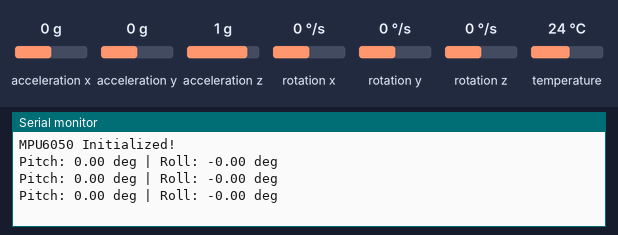
Simulated run of this sketch. Board: ESP32. Shown: the last lines printed to the serial monitor. The test bench sets the inputs (shaded band); at power-on: acceleration x 0 g, acceleration y 0 g, acceleration z 1 g, rotation x 0 °/s, rotation y 0 °/s, rotation z 0 °/s, temperature 24 °C.

Above: at 1.3 s.
1.4 s: acceleration x set to -1.4 g
At 1.9 s:
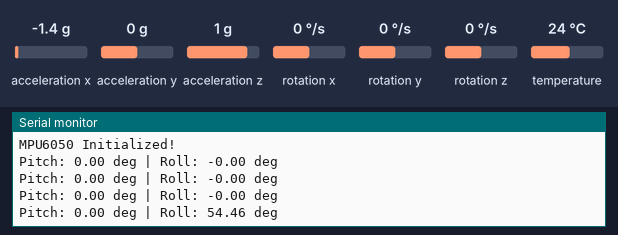
2.9 s: acceleration y set to -1.4 g
At 3.4 s:
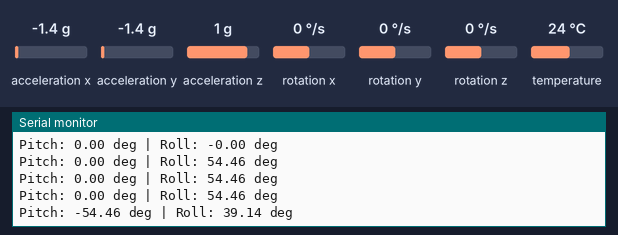
4.4 s: acceleration z set to -1.4 g
At 4.9 s:
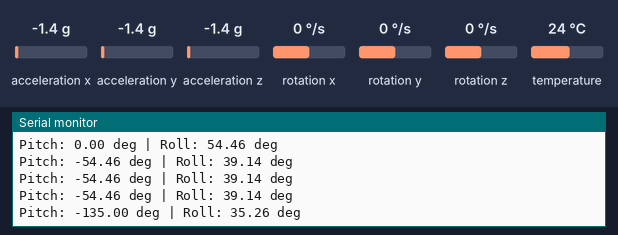
Timing chart, 0 to 7.4 s (numbered marks = the images above; inputs shaded):
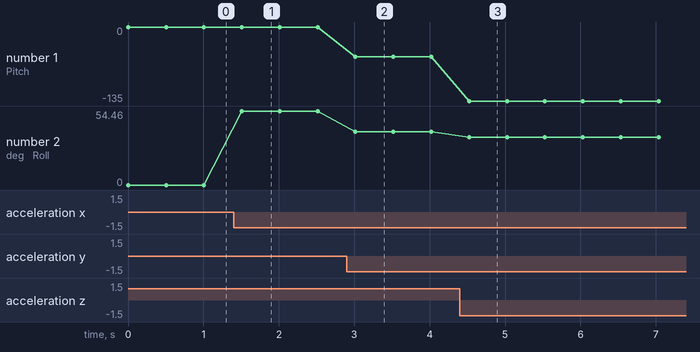

The sketch:

imu_module.ino
```cpp
#include <Wire.h>
#include <Adafruit_MPU6050.h>
#include <Adafruit_Sensor.h>

Adafruit_MPU6050 mpu;

void setup() {
  Serial.begin(115200);
  Wire.begin(21, 22);
  if (!mpu.begin()) {
    Serial.println("MPU6050 not found!");
    while (1) delay(10);
  }
  Serial.println("MPU6050 Initialized!");
}

void loop() {
  sensors_event_t a, g, temp;
  mpu.getEvent(&a, &g, &temp);

  float pitch = atan2(a.acceleration.y, a.acceleration.z) * 180.0 / M_PI;
  float roll  = atan2(-a.acceleration.x, sqrt(a.acceleration.y * a.acceleration.y + a.acceleration.z * a.acceleration.z)) * 180.0 / M_PI;

  Serial.printf("Pitch: %.2f deg | Roll: %.2f deg\n", pitch, roll);
  delay(500);
}
```

Measured:
- after the input at 1.4 s, the serial monitor: prints a new line after 0.11 s (image 1)
- after the input at 2.9 s, the serial monitor: prints a new line after 0.12 s (image 2)
- after the input at 4.4 s, the serial monitor: prints a new line after 0.12 s (image 3)
- plotted number 1: 0 → -54.46 after the input at 2.9 s, -54.46 → -135 after the input at 4.4 s
- plotted number 2: 0 → 54.46 after the input at 1.4 s, 54.46 → 39.14 after the input at 2.9 s, 39.14 → 35.26 after the input at 4.4 s
